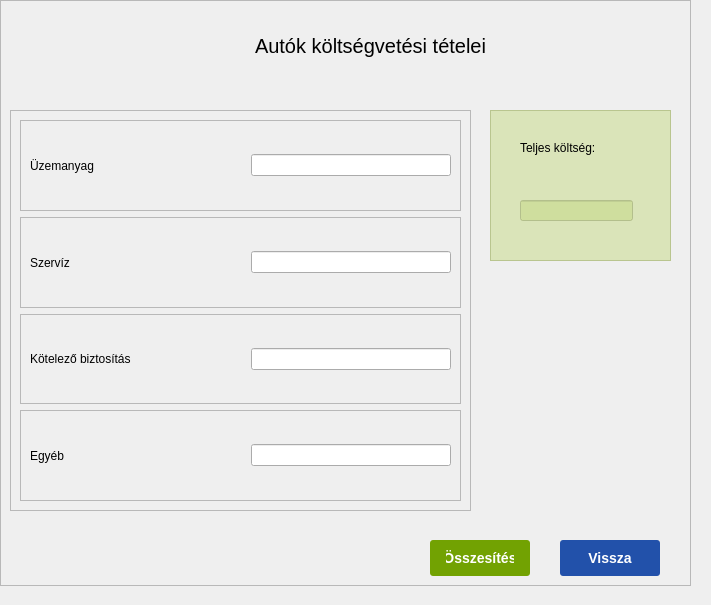
<?xml version="1.0" encoding="UTF-8"?>
<ui version="4.0">
 <class>Form</class>
 <widget class="QWidget" name="Form">
  <property name="geometry">
   <rect>
    <x>0</x>
    <y>0</y>
    <width>711</width>
    <height>605</height>
   </rect>
  </property>
  <property name="windowTitle">
   <string>Form</string>
  </property>
  <property name="styleSheet">
   <string notr="true">
QPushButton {
                    
                    border-radius: 3px;
                    font-size: 14px;
                    font-weight: 500;
                    line-height: 16px;
                    padding: 2px 16px;
                    height: 32px;
                    min-width: 60px;
                    min-height: 32px;
                    border: none;
                    color: #fff;
                    background-color: #2251AA;
                    
                
}

QFrame {
border-radius: 20px;
background-color: rgba(202, 238,247, 0.15)
}

QLabel {

color: #000000;
background: none;
font-size: 18px;


}
QLineEdit {
background-color: #CACBB9;

}

;

background-color: qlineargradient(x1: 0, y1: 0, x2: 1, y2: 1,
                                      stop: 0 #FFE381, stop: 1 #A1B0BA);</string>
  </property>
  <widget class="QFrame" name="frame">
   <property name="geometry">
    <rect>
     <x>0</x>
     <y>0</y>
     <width>691</width>
     <height>586</height>
    </rect>
   </property>
   <property name="styleSheet">
    <string notr="true">background-color: qlineargradient(x1: 0, y1: 0, x2: 1, y2: 1,
                                      stop: 0 #FFE381, stop: 1 #A1B0BA);

QPushButton {
                    
                    border-radius: 3px;
                    font-size: 14px;
                    font-weight: 500;
                    line-height: 16px;
                    padding: 2px 16px;
                    height: 32px;
                    min-width: 60px;
                    min-height: 32px;
                    border: none;
                    color: #fff;
                    background-color: #2251AA;
                    
                
};

QFrame {
border-radius: 20px;
background-color: rgba(202, 238,247, 0.15)
}</string>
   </property>
   <property name="frameShape">
    <enum>QFrame::StyledPanel</enum>
   </property>
   <property name="frameShadow">
    <enum>QFrame::Raised</enum>
   </property>
   <widget class="QFrame" name="frame_2">
    <property name="geometry">
     <rect>
      <x>10</x>
      <y>10</y>
      <width>671</width>
      <height>71</height>
     </rect>
    </property>
    <property name="styleSheet">
     <string notr="true">background-color: none;
border: none
</string>
    </property>
    <property name="frameShape">
     <enum>QFrame::StyledPanel</enum>
    </property>
    <property name="frameShadow">
     <enum>QFrame::Raised</enum>
    </property>
    <widget class="QLabel" name="label">
     <property name="geometry">
      <rect>
       <x>220</x>
       <y>10</y>
       <width>281</width>
       <height>51</height>
      </rect>
     </property>
     <property name="styleSheet">
      <string notr="true">color:#000000;
background: none;
font-size: 20px
</string>
     </property>
     <property name="text">
      <string>Autók költségvetési tételei</string>
     </property>
     <property name="alignment">
      <set>Qt::AlignCenter</set>
     </property>
    </widget>
   </widget>
   <widget class="QFrame" name="frame_3">
    <property name="geometry">
     <rect>
      <x>10</x>
      <y>110</y>
      <width>461</width>
      <height>401</height>
     </rect>
    </property>
    <property name="styleSheet">
     <string notr="true">

QLineEdit {
background-color: #CACBB9;
};

background-color:rgba(197, 216, 131, 0.5);

</string>
    </property>
    <property name="frameShape">
     <enum>QFrame::StyledPanel</enum>
    </property>
    <property name="frameShadow">
     <enum>QFrame::Raised</enum>
    </property>
    <layout class="QVBoxLayout" name="verticalLayout">
     <item>
      <widget class="QFrame" name="frame_4">
       <property name="styleSheet">
        <string notr="true"/>
       </property>
       <property name="frameShape">
        <enum>QFrame::StyledPanel</enum>
       </property>
       <property name="frameShadow">
        <enum>QFrame::Raised</enum>
       </property>
       <layout class="QHBoxLayout" name="horizontalLayout">
        <item>
         <widget class="QLabel" name="label_2">
          <property name="styleSheet">
           <string notr="true">background: none</string>
          </property>
          <property name="text">
           <string>Üzemanyag</string>
          </property>
         </widget>
        </item>
        <item>
         <widget class="QLineEdit" name="lineEdit">
          <property name="maximumSize">
           <size>
            <width>200</width>
            <height>16777215</height>
           </size>
          </property>
         </widget>
        </item>
       </layout>
      </widget>
     </item>
     <item>
      <widget class="QFrame" name="frame_5">
       <property name="frameShape">
        <enum>QFrame::StyledPanel</enum>
       </property>
       <property name="frameShadow">
        <enum>QFrame::Raised</enum>
       </property>
       <layout class="QHBoxLayout" name="horizontalLayout_2">
        <item>
         <widget class="QLabel" name="label_3">
          <property name="styleSheet">
           <string notr="true">background: none
</string>
          </property>
          <property name="text">
           <string>Szervíz</string>
          </property>
         </widget>
        </item>
        <item>
         <widget class="QLineEdit" name="lineEdit_2">
          <property name="maximumSize">
           <size>
            <width>200</width>
            <height>16777215</height>
           </size>
          </property>
         </widget>
        </item>
       </layout>
      </widget>
     </item>
     <item>
      <widget class="QFrame" name="frame_6">
       <property name="frameShape">
        <enum>QFrame::StyledPanel</enum>
       </property>
       <property name="frameShadow">
        <enum>QFrame::Raised</enum>
       </property>
       <layout class="QHBoxLayout" name="horizontalLayout_3">
        <item>
         <widget class="QLabel" name="label_4">
          <property name="styleSheet">
           <string notr="true">background: none</string>
          </property>
          <property name="text">
           <string>Kötelező biztosítás</string>
          </property>
         </widget>
        </item>
        <item>
         <widget class="QLineEdit" name="lineEdit_3">
          <property name="maximumSize">
           <size>
            <width>200</width>
            <height>16777215</height>
           </size>
          </property>
         </widget>
        </item>
       </layout>
      </widget>
     </item>
     <item>
      <widget class="QFrame" name="frame_7">
       <property name="frameShape">
        <enum>QFrame::StyledPanel</enum>
       </property>
       <property name="frameShadow">
        <enum>QFrame::Raised</enum>
       </property>
       <layout class="QHBoxLayout" name="horizontalLayout_4">
        <item>
         <widget class="QLabel" name="label_5">
          <property name="styleSheet">
           <string notr="true">background: none</string>
          </property>
          <property name="text">
           <string>Egyéb</string>
          </property>
         </widget>
        </item>
        <item>
         <widget class="QLineEdit" name="lineEdit_4">
          <property name="maximumSize">
           <size>
            <width>200</width>
            <height>16777215</height>
           </size>
          </property>
         </widget>
        </item>
       </layout>
      </widget>
     </item>
    </layout>
   </widget>
   <widget class="QPushButton" name="visszaButton">
    <property name="geometry">
     <rect>
      <x>560</x>
      <y>540</y>
      <width>100</width>
      <height>36</height>
     </rect>
    </property>
    <property name="styleSheet">
     <string notr="true">border-radius: 3px;
                    font-size: 14px;
                    font-weight: 500;
                    line-height: 16px;
                    padding: 2px 16px;
                    height: 32px;
                    min-width: 60px;
                    min-height: 32px;
                    border: none;
                    color: #fff;
                    background-color: #2251AA;
                    </string>
    </property>
    <property name="text">
     <string>Vissza</string>
    </property>
   </widget>
   <widget class="QFrame" name="frame_8">
    <property name="geometry">
     <rect>
      <x>490</x>
      <y>110</y>
      <width>181</width>
      <height>151</height>
     </rect>
    </property>
    <property name="styleSheet">
     <string notr="true">background-color:rgba(197, 216, 131, 0.5);</string>
    </property>
    <property name="frameShape">
     <enum>QFrame::StyledPanel</enum>
    </property>
    <property name="frameShadow">
     <enum>QFrame::Raised</enum>
    </property>
    <widget class="QLabel" name="label_6">
     <property name="geometry">
      <rect>
       <x>30</x>
       <y>10</y>
       <width>111</width>
       <height>56</height>
      </rect>
     </property>
     <property name="styleSheet">
      <string notr="true">background: none</string>
     </property>
     <property name="text">
      <string>Teljes költség:</string>
     </property>
    </widget>
    <widget class="QLineEdit" name="lineEdit_5">
     <property name="geometry">
      <rect>
       <x>30</x>
       <y>90</y>
       <width>113</width>
       <height>21</height>
      </rect>
     </property>
    </widget>
   </widget>
   <widget class="QPushButton" name="szummaButton">
    <property name="geometry">
     <rect>
      <x>430</x>
      <y>540</y>
      <width>100</width>
      <height>36</height>
     </rect>
    </property>
    <property name="styleSheet">
     <string notr="true">border-radius: 3px;
                    font-size: 14px;
                    font-weight: 500;
                    line-height: 16px;
                    padding: 2px 16px;
                    height: 32px;
                    min-width: 60px;
                    min-height: 32px;
                    border: none;
                    color: #fff;
                    background-color: #72A202;
                    </string>
    </property>
    <property name="text">
     <string>Összesítés</string>
    </property>
   </widget>
  </widget>
 </widget>
 <resources/>
 <connections/>
</ui>
